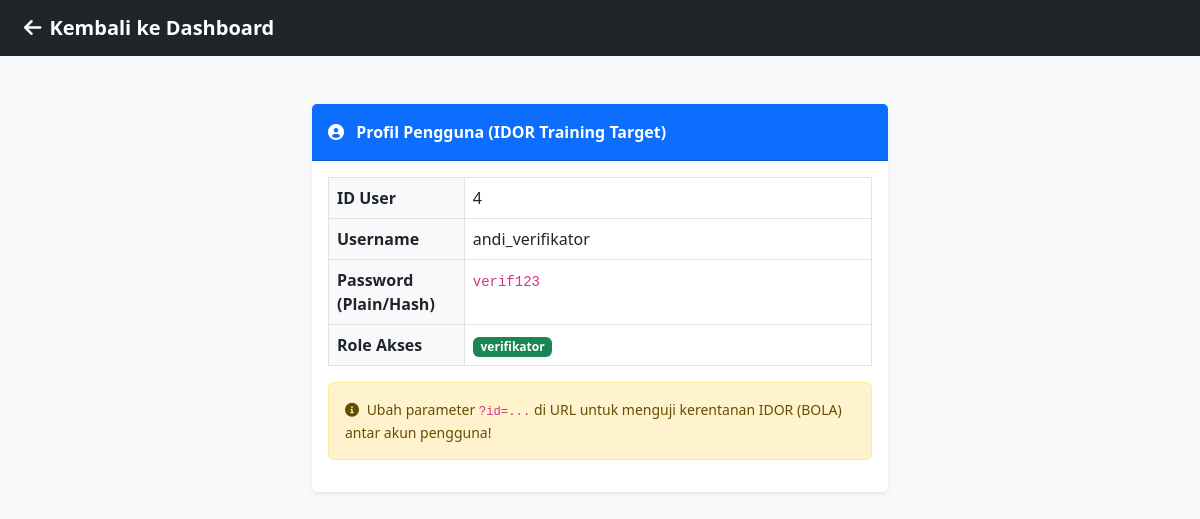
The page /profile.php?id=4 (signed in) on the database its author committed.
### tables this page shows
CREATE TABLE IF NOT EXISTS users (
    id INT AUTO_INCREMENT PRIMARY KEY,
    username VARCHAR(50) NOT NULL,
    password VARCHAR(255) NOT NULL,
    role VARCHAR(50) NOT NULL,
    created_at TIMESTAMP DEFAULT CURRENT_TIMESTAMP
);

### src/profile.php (the view, shortened to what this page needs)
<?php
include 'config.php';
$profile_id = isset($_GET['id']) ? $_GET['id'] : $_SESSION['user_id'];
$query = "SELECT * FROM users WHERE id = $profile_id";
$result = $conn->query($query);
$profile = $result ? $result->fetch_assoc() : null;
?>
<!DOCTYPE html>
<html lang="id">
<head>
    <link href="https://cdn.jsdelivr.net/npm/bootstrap@5.3.0/dist/css/bootstrap.min.css" rel="stylesheet">
    <link href="https://cdnjs.cloudflare.com/ajax/libs/font-awesome/6.0.0/css/all.min.css" rel="stylesheet">
</head>
<body class="bg-light">
    <nav class="navbar navbar-dark bg-dark px-4">
        <a class="navbar-brand fw-bold" href="index.php"><i class="fas fa-arrow-left me-2"></i>Kembali ke Dashboard</a>
    </nav>
    <div class="container my-5" style="max-width: 600px;">
        <div class="card border-0 shadow-sm">
            <div class="card-header bg-primary text-white fw-bold py-3">
                <i class="fas fa-user-circle me-2"></i> Profil Pengguna (IDOR Training Target)
            </div>
            <div class="card-body">
                <?php if($profile): ?>
                    <table class="table table-bordered">
                        <tr>
                            <th class="w-25 bg-light">ID User</th>
                            <td><?= $profile['id']; ?></td>
                        </tr>
                        <tr>
                            <th class="bg-light">Username</th>
                            <td><?= htmlspecialchars($profile['username']); ?></td>
                        </tr>
                        <tr>
                            <th class="bg-light">Password (Plain/Hash)</th>
                            <td><code><?= htmlspecialchars($profile['password']); ?></code></td>
                        </tr>
                        <tr>
                            <th class="bg-light">Role Akses</th>
                            <td><span class="badge bg-success"><?= htmlspecialchars($profile['role']); ?></span></td>
                        </tr>
                    </table>
                    <div class="alert alert-warning small mt-3">
                        <i class="fas fa-info-circle me-1"></i> Ubah parameter <code>?id=...</code> di URL untuk menguji kerentanan IDOR (BOLA) antar akun pengguna!
                    </div>
                <?php else: ?>
                    <div class="alert alert-danger">Data pengguna tidak ditemukan.</div>
                <?php endif; ?>
            </div>
        </div>
    </div>
</body>
</html>

### rows shown on the page
users: id "4", username "andi_verifikator", password "verif123", role "verifikator"
